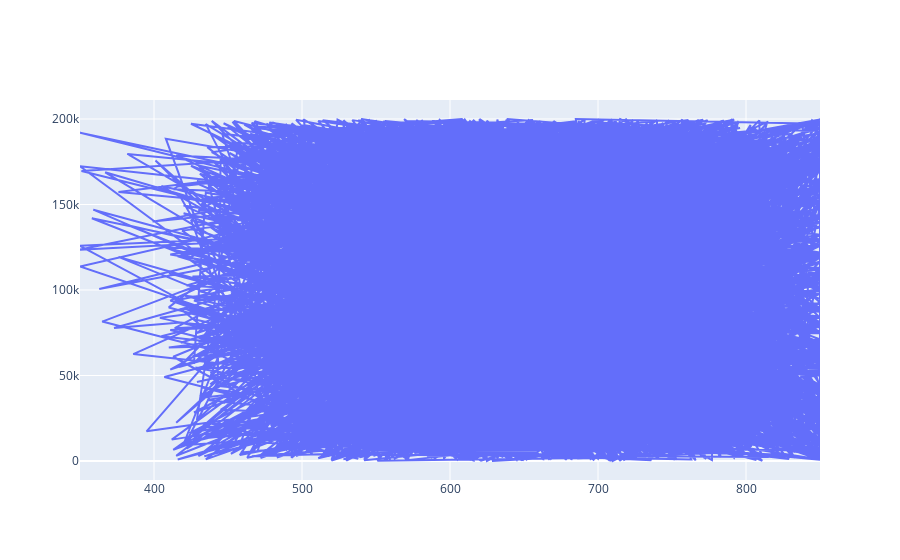

Write notebook code for a chart like this one.
### Code cell
#Exited — статус лояльности (1 — ушедший клиент, 0 — лояльный клиент
mask = churn_data['Exited']  == 1

fig = go.Figure()
fig.add_trace(go.Scatter(x= churn_data['CreditScore'], y= churn_data['EstimatedSalary']))
fig.show()

### Figure 1 — Plotly figure (JSON) as saved in the notebook; plotly's stock layout.template omitted (floating-point values rounded to 4 significant figures; data arrays with more than 128 entries replaced by an {"elided": "..."} marker saying what was removed)
{"data": [{"type": "scatter", "x": {"elided": "10000 int values"}, "y": {"elided": "10000 float values"}}], "layout": {}}
